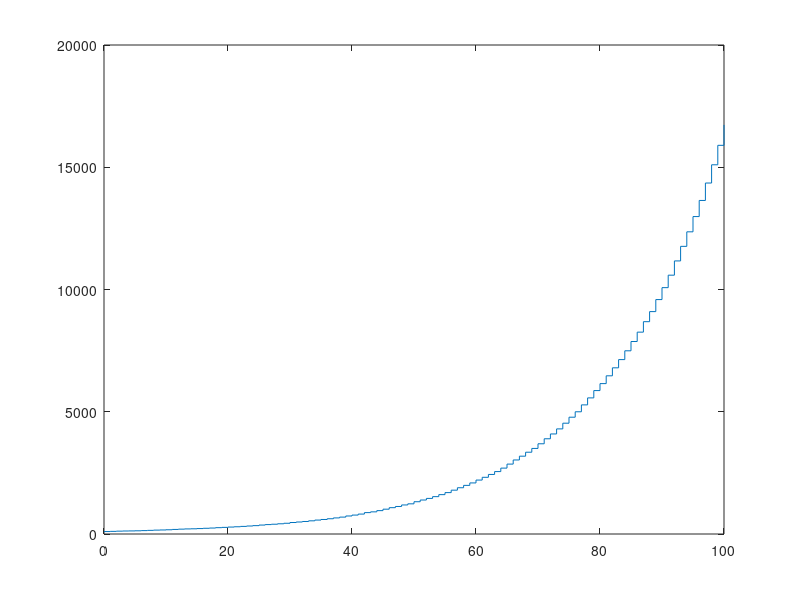

The MATLAB source for this figure:
function [popsize] = galtonwatson(nmbgen, initsize, p)
% GALTONWATSON generates a trajectory of a Galton-Watson branching process
% with offspring distribution p=(p0, p1,...,pn), starting with initsize
% individuals at time 0.
%
%  [popsize] = galtonwatson(nmbgen, initsize, p)
%
%  Inputs: nmbgen - number of generations
%	   initsize - initial size of the population
%          p - vector of offspring probabilities (p0, ..., pn). They should
%          sum up to 1.
%
%  Outputs: popsize - the successive size of the population
if (nargin==0)
   nmbgen=100;
   initsize=100;
   p=[0.01 0.9276 0.0624];
end
  % check arguments
  if (sum(p) ~= 1)
    error('Probabilities does not sum up to 1');
  end
popsize=zeros(1,nmbgen);
popsize(1)=initsize;
k=1;
while k<=nmbgen
 popsize(k+1)=offspring(popsize(k),p);
 k=k+1;
end

stairs((0:nmbgen),popsize)
function nu=offspring(k,p)
z=[cumsum(p)];
n=length(p);        % nmb of possible offspring
offmu=dot(0:n-1,p); % offspring mean
u1=sort(rand(1,k));
 for j=1:n
 u(j)=length(find(u1<z(j)));
 end
u=diff([0 u]);
nu=u*(0:n-1)';

